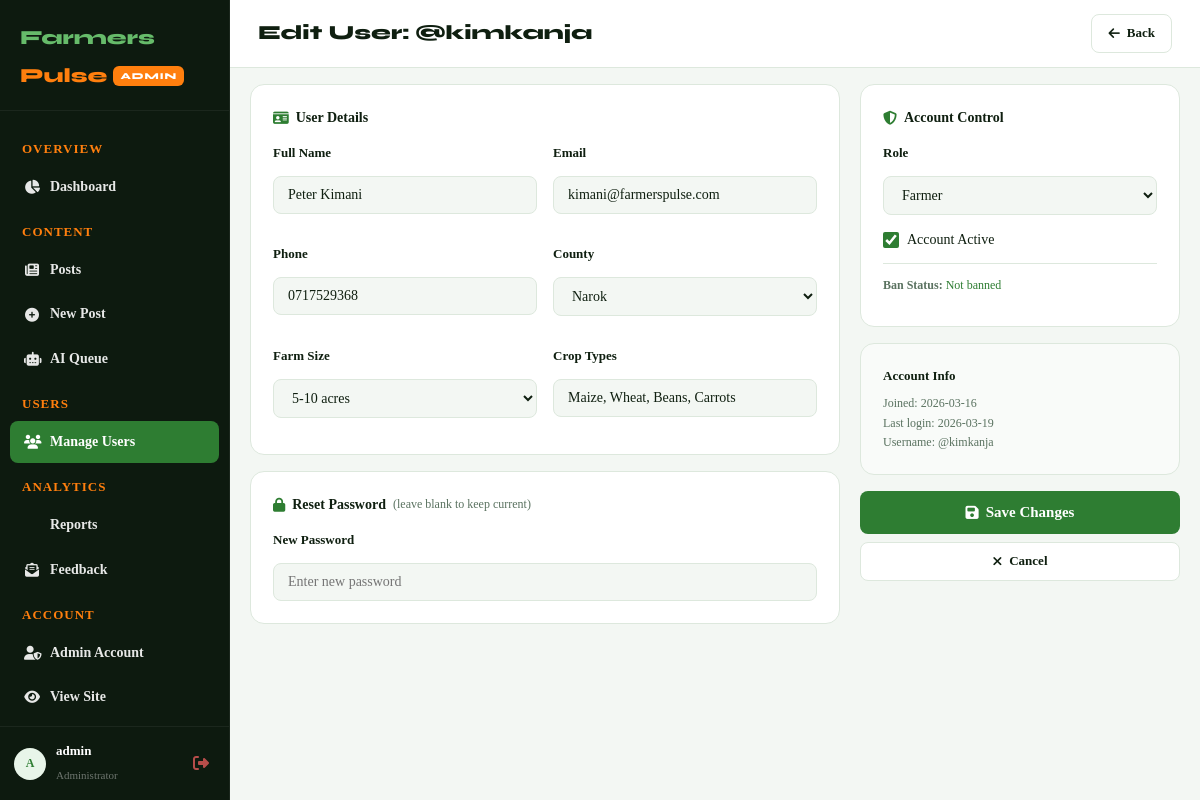
The app's page /admin/users/edit/2 (signed in), older data.
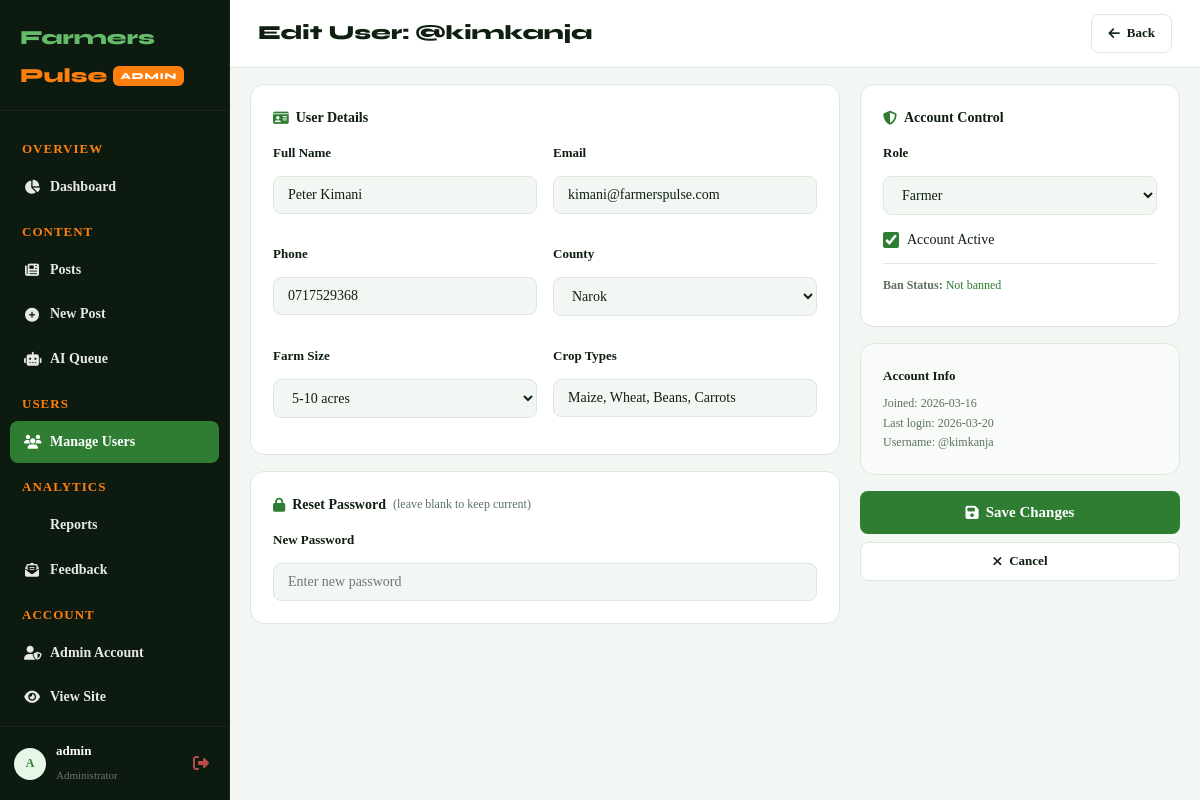
The same page, newer data.
### tables this page shows
CREATE TABLE users (
        id INTEGER PRIMARY KEY AUTOINCREMENT,
        username TEXT UNIQUE NOT NULL,
        email TEXT UNIQUE NOT NULL,
        password TEXT NOT NULL,
        role TEXT DEFAULT 'farmer',
        full_name TEXT DEFAULT '',
        phone TEXT DEFAULT '',
        county TEXT DEFAULT '',
        crop_types TEXT DEFAULT '',
        farm_size TEXT DEFAULT '',
        bio TEXT DEFAULT '',
        profile_pic TEXT DEFAULT '',
        is_active INTEGER DEFAULT 1,
        is_banned INTEGER DEFAULT 0,
        ban_reason TEXT DEFAULT '',
        created_at TEXT DEFAULT (datetime('now')),
        last_login TEXT
    );

### app.py (the view, shortened to what this page needs)
@app.route("/admin/users/edit/<int:uid>",methods=["GET","POST"])
@login_required
@admin_required
def admin_edit_user(uid):
    conn=get_db(); u=conn.execute("SELECT * FROM users WHERE id=?",(uid,)).fetchone()
    if not u: conn.close(); return redirect(url_for("admin_users"))
    conn.close(); return render_template("admin_edit_user.html",user=u)

### app.py (called while the page is built)
def get_db():
    if not os.path.exists("database"):
        os.makedirs("database")
    conn = sqlite3.connect(DATABASE)
    conn.row_factory = sqlite3.Row
    conn.execute("PRAGMA foreign_keys = ON")
    return conn

def login_required(f):
    @wraps(f)
    def dec(*a,**k):
        if "user_id" not in session: return redirect(url_for("login"))
        return f(*a,**k)
    return dec

def admin_required(f):
    @wraps(f)
    def dec(*a,**k):
        if "user_id" not in session or session.get("role")!="admin":
            flash("Admin access required.","error"); return redirect(url_for("dashboard"))
        return f(*a,**k)
    return dec

def current_user():
    if "user_id" not in session: return None
    conn=get_db(); u=conn.execute("SELECT * FROM users WHERE id=?",(session["user_id"],)).fetchone(); conn.close(); return u

### templates/admin_edit_user.html (shortened to what the changed rows need)
{% extends "base.html" %}
{% block body_class %}admin-body{% endblock %}
{% block extra_css %}
<link rel="stylesheet" href="{{ url_for('static', filename='css/admin.css') }}">{% endblock %}
{% block content %}
<div class="admin-layout">
  <div class="admin-main">
    <header class="admin-topbar">
      <div class="admin-topbar-title">
        <h1>Edit User: @{{ user['username'] }}</h1>
      </div>
    </header>
    <div class="admin-content">
      <form method="POST" action="{{ url_for('admin_edit_user', uid=user['id']) }}">
        <div class="post-form-grid">
          <div class="post-form-main">
            <div class="form-card">
              <div class="user-edit-grid">
                <div class="form-group"><label>Full Name</label><input type="text" name="full_name"
                    value="{{ user['full_name'] or '' }}"></div>
                <div class="form-group"><label>Email</label><input type="email" name="email" value="{{ user['email'] }}"
                    required></div>
                <div class="form-group"><label>Phone</label><input type="text" name="phone"
                    value="{{ user['phone'] or '' }}"></div>
                <div class="form-group"><label>County</label>
                  <select name="county">
                    {% for c in ['Narok','Nakuru','Baringo','Trans Nzoia','Uasin
                    Gishu','Nandi','Kisumu','Nyeri','Meru','Machakos','Kiambu','Other'] %}
                    <option {% if user['county']==c %}selected{% endif %}>{{ c }}</option>
                    {% endfor %}
                  </select>
                </div>
                <div class="form-group"><label>Farm Size</label>
                  <select name="farm_size">
                    {% for s in ['Less than 1 acre','1-5 acres','5-10 acres','10-50 acres','50+ acres'] %}
                    <option {% if user['farm_size']==s %}selected{% endif %}>{{ s }}</option>
                    {% endfor %}
                  </select>
                </div>
                <div class="form-group"><label>Crop Types</label><input type="text" name="crop_types"
                    value="{{ user['crop_types'] or '' }}" placeholder="Maize, Wheat..."></div>
              </div>
            </div>
          </div>
          <div class="post-form-sidebar">
            <div class="form-card">
              <div class="form-group"><label>Role</label>
                <select name="role">
                  <option value="farmer" {% if user['role']=='farmer' %}selected{% endif %}>Farmer</option>
                </select>
              </div>
              <div class="form-check-group">
                <label class="checkbox-label-admin"><input type="checkbox" name="is_active" {% if user['is_active']
                    %}checked{% endif %}> <span>Account Active</span></label>
              </div>
            </div>
            <div class="form-card" style="background:#f9fbf9;">
              <h4 style="font-size:13px;font-weight:700;margin-bottom:8px;">Account Info</h4>
              <p style="font-size:12px;color:#5a7260;">Joined: {{ user['created_at'][:10] }}</p>
              <p style="font-size:12px;color:#5a7260;">Last login: {{ user['last_login'][:10] if user['last_login'] else
                'Never' }}</p>
              <p style="font-size:12px;color:#5a7260;">Username: @{{ user['username'] }}</p>
            </div>
          </div>
        </div>
      </form>
    </div>
  </div>
</div>
{% endblock %}

Row changes from the older to the newer data that the page shows:
changed users "kimkanja": last_login "2026-03-19" → "2026-03-20"
